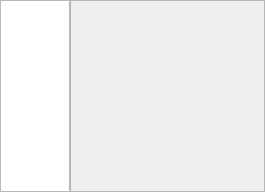
               <widget class="QWidget" name="page_history">
                <layout class="QHBoxLayout" name="horizontalLayout_18">
                 <property name="spacing">
                  <number>0</number>
                 </property>
                 <property name="leftMargin">
                  <number>0</number>
                 </property>
                 <property name="topMargin">
                  <number>0</number>
                 </property>
                 <property name="rightMargin">
                  <number>0</number>
                 </property>
                 <property name="bottomMargin">
                  <number>0</number>
                 </property>
                 <item>
                  <widget class="QTreeView" name="treeView">
                   <property name="sizePolicy">
                    <sizepolicy hsizetype="Expanding" vsizetype="Expanding">
                     <horstretch>1</horstretch>
                     <verstretch>0</verstretch>
                    </sizepolicy>
                   </property>
                  </widget>
                 </item>
                 <item>
                  <widget class="QFrame" name="frame_22">
                   <property name="sizePolicy">
                    <sizepolicy hsizetype="Preferred" vsizetype="Preferred">
                     <horstretch>3</horstretch>
                     <verstretch>0</verstretch>
                    </sizepolicy>
                   </property>
                   <property name="frameShape">
                    <enum>QFrame::StyledPanel</enum>
                   </property>
                   <property name="frameShadow">
                    <enum>QFrame::Raised</enum>
                   </property>
                   <layout class="QHBoxLayout" name="horizontalLayout_19">
                    <property name="spacing">
                     <number>0</number>
                    </property>
                    <property name="leftMargin">
                     <number>0</number>
                    </property>
                    <property name="topMargin">
                     <number>0</number>
                    </property>
                    <property name="rightMargin">
                     <number>0</number>
                    </property>
                    <property name="bottomMargin">
                     <number>0</number>
                    </property>
                    <item>
                     <widget class="QLabel" name="history_photo_label">
                      <property name="text">
                       <string/>
                      </property>
                     </widget>
                    </item>
                   </layout>
                  </widget>
                 </item>
                </layout>
               </widget>
